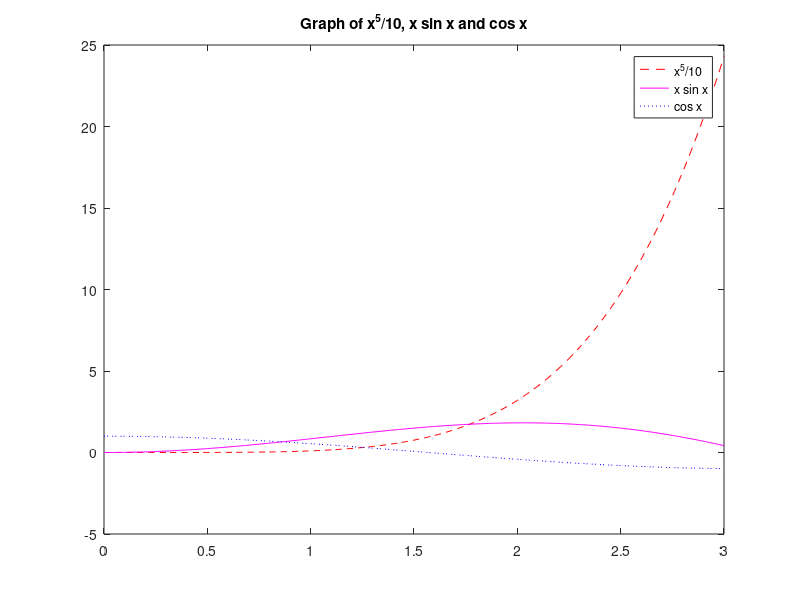
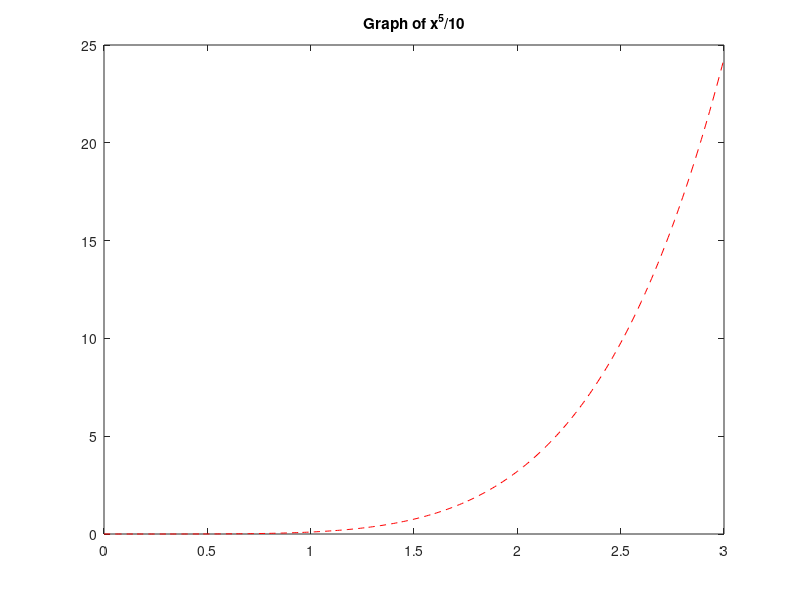
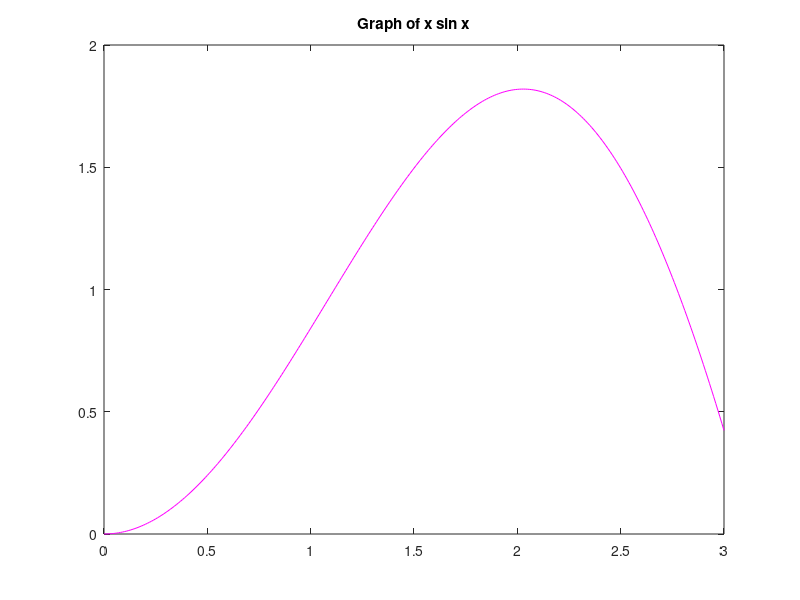
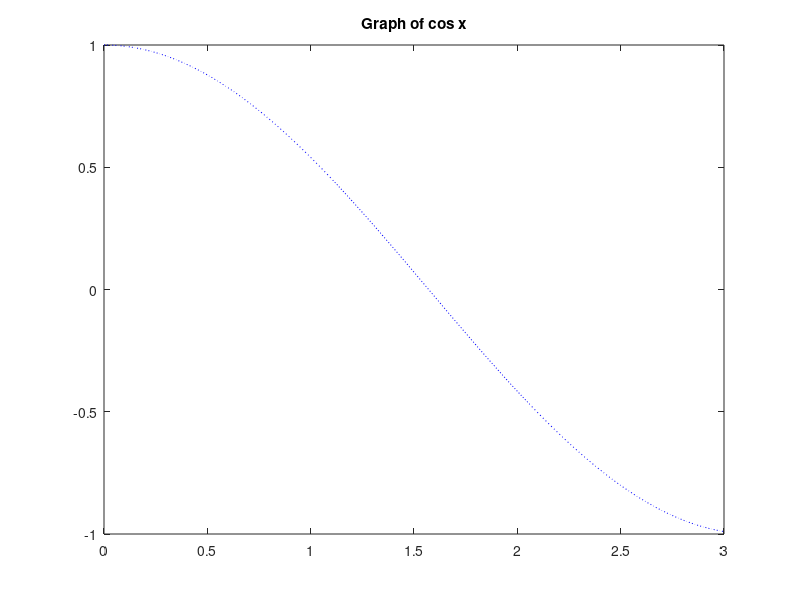

These figures' MATLAB source, in order:
% For x ∈[0, 3], graph on the same set of axes the functions x5/10, x sin x and cos x,
% in diﬀerent colors and linestyles. Display a title and a legend on your graph. Then
% plot them on diﬀerent pictures, but in the same window.

x=0:0.01:3;

y1=x.^5/10;
y2=x.*sin(x);
y3=cos(x);

% Same set of axes
plot(x, y1, 'r--')
hold on;
plot(x, y2, 'm')
plot(x, y3, 'b:')
hold off;

title('Graph of x^5/10, x sin x and cos x')
legend('x^5/10', 'x sin x', 'cos x')

% Different pictures, same window
figure
plot(x, y1, 'r--')
title('Graph of x^5/10')

figure
plot(x, y2, 'm')
title('Graph of x sin x')

figure
plot(x, y3, 'b:')
title('Graph of cos x')